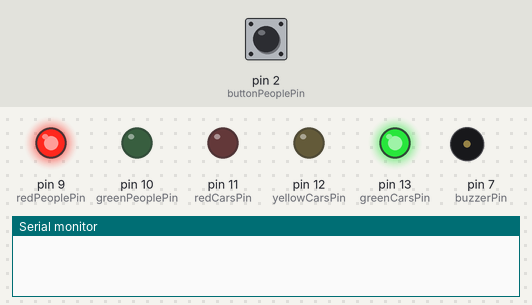
Bench run of a sketch on a simulated Arduino Uno, built with avr-gcc and run on an emulated ATmega328P. On the bench: output pins drawn as LEDs (lit = HIGH), buzzer (waves = sounding), the last lines printed to the serial monitor. The test bench sets the inputs (shaded band); at power-on: pin 2 (buttonPeoplePin) HIGH.

Above: at 10.0 s.
At 21.5 s:
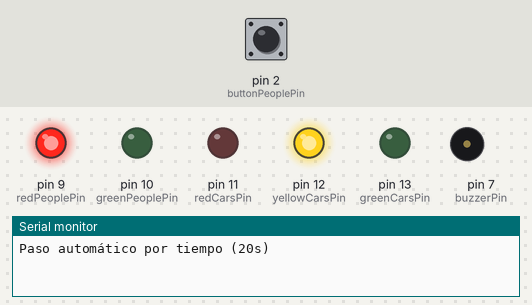
At 28.2 s:
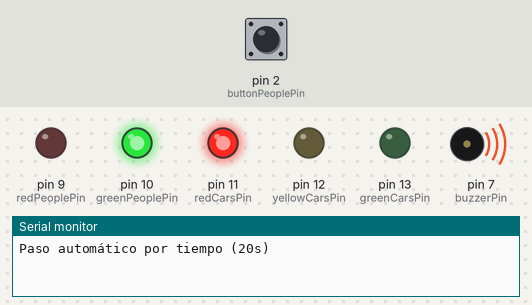
At 37.7 s:
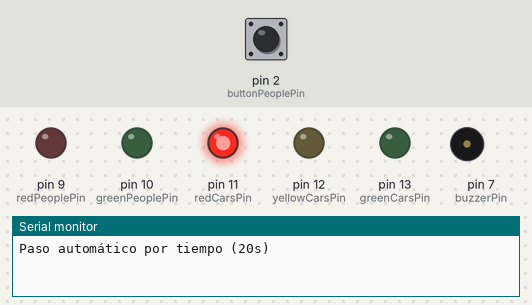
Timing chart, 0 to 49.4 s (numbered marks = the images above):
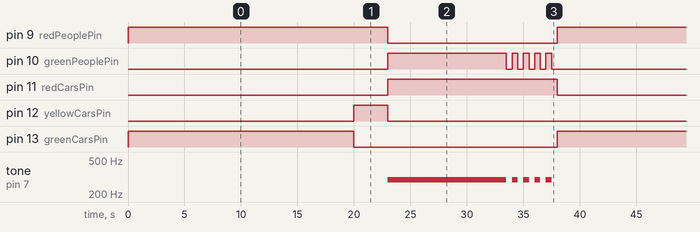

The sketch:

semaforo.ino
```cpp
int greenCarsPin = 13;
int yellowCarsPin = 12;
int redCarsPin = 11;
int greenPeoplePin = 10;
int redPeoplePin = 9;
int buttonPeoplePin = 2;
int buzzerPin = 7;

// Variables de tiempo
unsigned long tiempoInicioVerdeCoches = 0; // Controla los 20s automáticos
unsigned long tiempoUltimoPase = 0;        // Controla el cooldown del botón de 25s
const unsigned long tiempoAutoVerde = 20000; // 20 segundos automáticos
const unsigned long cooldown = 25000;        // 25 segundos de cooldown para el botón

void setup()
{
    Serial.begin(9600);
    pinMode(greenCarsPin, OUTPUT);
    pinMode(yellowCarsPin, OUTPUT);
    pinMode(redCarsPin, OUTPUT);
    pinMode(greenPeoplePin, OUTPUT);
    pinMode(redPeoplePin, OUTPUT);
    pinMode(buttonPeoplePin, INPUT_PULLUP);
    pinMode(buzzerPin, OUTPUT);

    // Estado inicial: coches pasando
    vehiculosPasan();
    tiempoInicioVerdeCoches = millis();
}

void loop()
{
    unsigned long tiempoEnVerde = millis() - tiempoInicioVerdeCoches;
    unsigned long tiempoDesdePase = millis() - tiempoUltimoPase;
    bool cooldownListo = (tiempoDesdePase >= cooldown);
    //Serial.print("Cooldown:");
    //Serial.println(cooldown - tiempoDesdePase);
    // Caso 1: Alguien pulsa el botón y el cooldown ha llegado a 0
    if (digitalRead(buttonPeoplePin) == LOW && cooldownListo)
    {
        Serial.println("Botón pulsado: transición peatonal en 1s");
        delay(1000); // 1s
        cambiarASemaforoPeatones();
    }
    // Caso 2: Nadie pulsa, pero vencen los 20 segundos automáticos
    else if (tiempoEnVerde >= tiempoAutoVerde)
    {
        Serial.println("Paso automático por tiempo (20s)");
        cambiarASemaforoPeatones();
    }
}

void cambiarASemaforoPeatones()
{
    // 1. Aviso a vehículos (amarillo 3 s)
    vehiculosAviso();
    delay(3000);

    // Reinicia el contador de cooldown para el botón (25s)
    tiempoUltimoPase = millis();

    // 2. Peatones pasan (verde peatones y zumbador 10 s)
    peatonesPasan();
    delay(10000);

    // 3. Aviso a peatones (verde intermitente y pitidos 5 s)
    peatonesAviso();

    // 4. Volver a abrir el tráfico para los coches
    vehiculosPasan();

    // Reinicia el contador de los 20s automáticos para los coches
    tiempoInicioVerdeCoches = millis();
}

void vehiculosPasan() {
    digitalWrite(redCarsPin, LOW);
    digitalWrite(yellowCarsPin, LOW);
    digitalWrite(greenPeoplePin, LOW);
    noTone(buzzerPin);

    digitalWrite(greenCarsPin, HIGH);
    digitalWrite(redPeoplePin, HIGH);
}

void vehiculosAviso() {
    digitalWrite(greenCarsPin, LOW);
    digitalWrite(yellowCarsPin, HIGH);
}

void peatonesPasan() {
    digitalWrite(yellowCarsPin, LOW);
    digitalWrite(redCarsPin, HIGH);
    digitalWrite(redPeoplePin, LOW);
    digitalWrite(greenPeoplePin, HIGH);
    tone(buzzerPin, 294);
}

void peatonesAviso() {
    for (int i = 0; i < 5; i++)
    {
        digitalWrite(greenPeoplePin, HIGH);
        tone(buzzerPin, 294);
        delay(500);
        digitalWrite(greenPeoplePin, LOW);
        noTone(buzzerPin);
        delay(500);
    }
}
```

Measured:
- by itself, pin 9 (redPeoplePin): alternates HIGH for 23.0 s and LOW for 15.0 s
- by itself, pin 10 (greenPeoplePin): repeats every 38.0 s: 4 × (LOW 0.50 s, HIGH 0.50 s), LOW 23.5 s, HIGH 10.5 s
- by itself, pin 11 (redCarsPin): alternates HIGH for 15.0 s and LOW for 23.0 s
- by itself, pin 12 (yellowCarsPin): alternates HIGH for 3.0 s and LOW for 35.0 s
- by itself, pin 13 (greenCarsPin): alternates HIGH for 20.0 s and LOW for 18.0 s
- by itself, tone on pin 7 (buzzerPin): repeats every 38.0 s: 4 × (silent 0.50 s, 294 Hz 0.50 s), silent 23.5 s, 294 Hz 10.5 s
